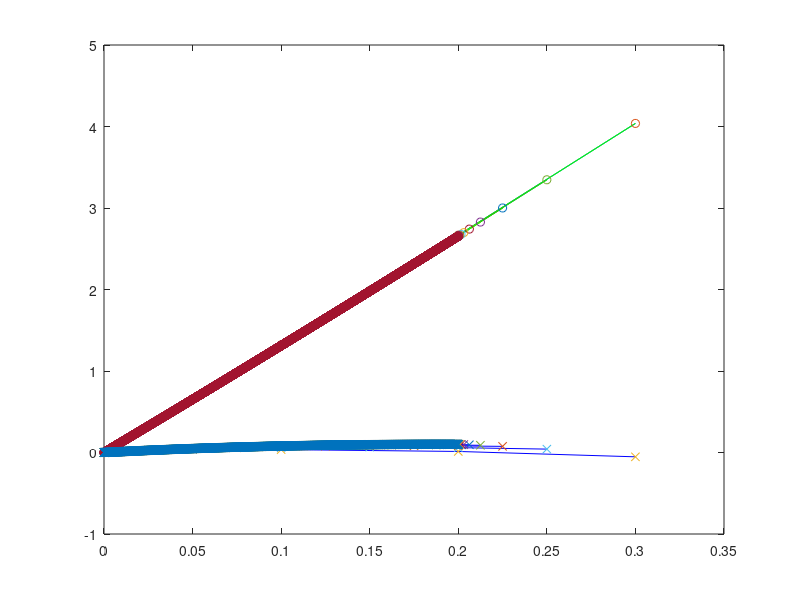

The MATLAB script that drew this image:
clear; close all; clc;
format long e

Kx=0.001;
Ky=0.01;
m=0.026;
V0=13;
g=9.82;
d=2.37;
delta_y=-0.02;

V=@(u,v)sqrt(u^2+v^2);

udot=@(u,v)(-(Kx/m)*u*V(u,v));
vdot=@(u,v)(-g-(Ky/m)*v*V(u,v));

tp_y(1)=1;
h=0.1;
    
for iter=2:20
    
    clear u; clear v; clear x; clear y;
    %BV
    
    u(1)=V0*cos((5/360)*2*pi);
    v(1)=V0*sin((5/360)*2*pi);
    
    x(1)=0;
    y(1)=0;
    
    for t=0:h:0.2
    
        k1=h*u(end);
        l1=h*v(end);
        k2=h*udot(u(end)+k1, v(end)+l1);
        l2=h*vdot(u(end)+k1, v(end)+l1);
        u(end+1)=u(end)+.5*(k1+k2);
        v(end+1)=v(end)+.5*(l1+l2);
    
        x(end+1)=x(end)+h*u(end);
        y(end+1)=y(end)+h*v(end);
    
    end
    
    t=0:h:0.2+h;
    
    plot(t,x)
    
    %för att hita index vars x är närmst 
    
    idx=round(length(t)/2);
    idx_end=length(t);
    idx_begin=1;
    
    while true
        
        g_idx=idx;
        
        if x(idx)<d
            idx_begin=idx;
            idx=round(.5*(idx+idx_end));
        end
      
        if x(idx)>d
            idx_end=idx;
            idx=round(.5*(idx_begin+idx));
        end
            
        if x(idx)==d
            break
        end
        
        if x(idx)==x(g_idx)
            break
        end
    end
    
    %index att interpolera idx-1 idx idx+1
    
    txy=[t(idx-1) t(idx) t(idx+1)]';
    bx=[x(idx-1) x(idx) x(idx+1)]';
    by=[y(idx-1) y(idx) y(idx+1)]';
    
    A=[txy.^0 txy.^1 txy.^2];
    
    cx=A\bx;
    cy=A\by;
    
    x_func=@(t)(cx(1)+cx(2)*t+cx(3)*t^2);
    y_func=@(t)(cy(1)+cy(2)*t+cy(3)*t^2);
    
    xdot_func=@(t)(cx(2)+2*cx(3)*t);
    ydot_func=@(t)(cy(2)+2*cy(3)*t);
    
    hold on
    plot(t,arrayfun(x_func,t),"g")
    plot(t,x,"o")
    plot(t,arrayfun(y_func,t),"b")
    plot(t,y,"x")
    
    t0=1;
    trunc=1;
    
    while abs(trunc) > 10^-8
        
        trunc=x_func(t0) / xdot_func(t0);
        
        t1=t0 - trunc;
        t0=t1;
    
    end
    
    tp_y(iter)=y_func(t1) - delta_y;

    if abs( tp_y(iter) - tp_y(iter - 1) ) < 10^-5
        break
    end
   
    h = h / 2;

end



